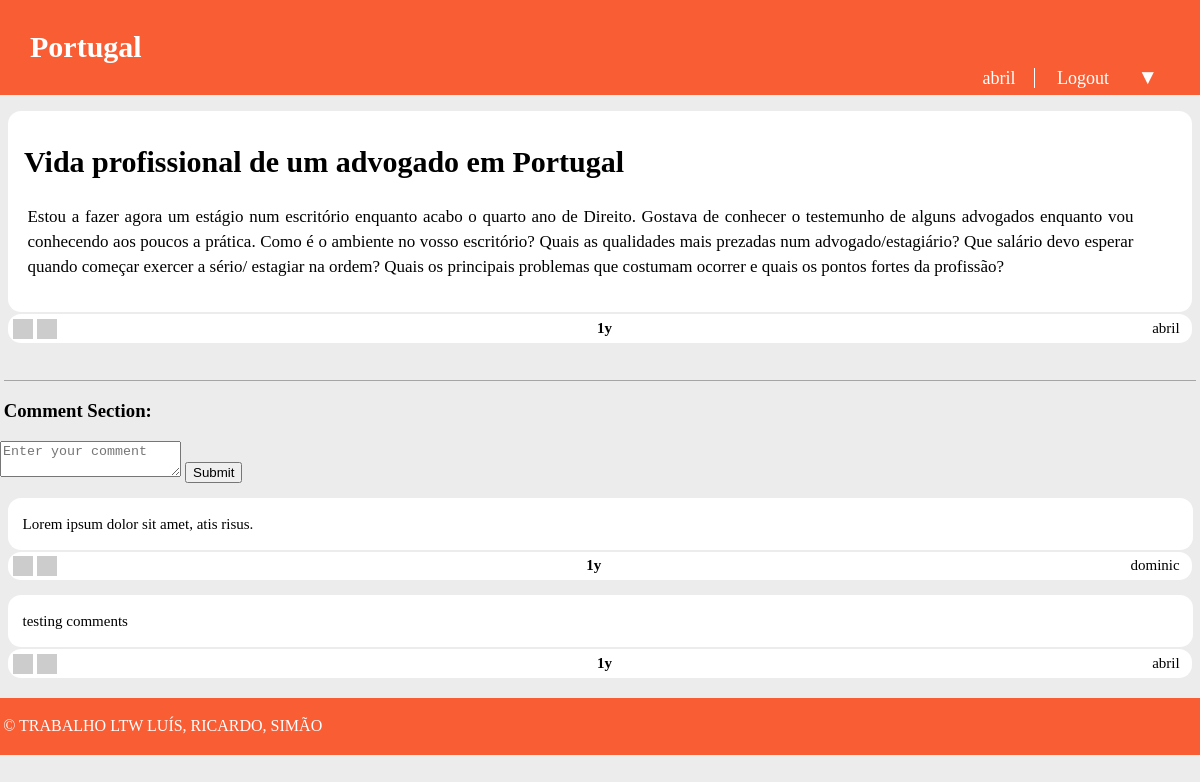
Screenshot of /pages/story.php?id=2 (signed in) with the database file from the repository.
### tables this page shows
CREATE TABLE Story (
  id INTEGER PRIMARY KEY,
  title VARCHAR,
  published INTEGER, -- date when the story was published in epoch format
  channel VARCHAR REFERENCES channel, -- comma separated tags
  author VARCHAR REFERENCES utilizer, -- who wrote the article
  points INTEGER DEFAULT 0,
  fulltext VARCHAR
);

CREATE TABLE Comment (
  id INTEGER PRIMARY KEY,
  story_id INTEGER REFERENCES story,
  parent_comment INTEGER REFERENCES comment,
  username VARCHAR REFERENCES utilizer,
  published INTEGER, -- date when comment was published in epoch format
  points INTEGER DEFAULT 0,
  text VARCHAR
);

### database/db_story.php (called while the page is built, shortened)
<?php
	function getStoryMainInfoById($storyId){
		$db = Database::instance()->db();
		$correspondingStory = $db->prepare('SELECT channel, title, fulltext, published, author FROM Story WHERE id = ?');
		$correspondingStory->execute(array($storyId));
		$correspondingStory = $correspondingStory->fetchAll();
		return $correspondingStory;
	}
?>

### database/db_comments.php (called while the page is built, shortened)
<?php
    function getCommentsFromStory($storyId){
        $db = Database::instance()->db();
        $commentsForStory = $db->prepare('SELECT id, text, parent_comment, username, published, points, text FROM Comment WHERE story_id = ?');
        $commentsForStory->execute(array($storyId));
        $commentsForStory = $commentsForStory->fetchAll();
        return $commentsForStory;
    }
?>

### templates/tpl_common.php (the view, shortened to what this page needs)
<?php include_once('tpl_sub.php');
	include_once('tpl_story.php');
?>
<?php function draw_header($username, $channel) { ?>
	<!DOCTYPE html>
	<html>
		<head>
			<link rel="stylesheet" href="../css/common.css">
		</head>
		<body>
			<header>
				<?php if($channel === "NOT REDDIT") { ?>
					<a id="title" href="../pages/homepage.php"><?=$channel?></a>
				<?php } else { ?>
					<a id="title" href="../pages/channel.php?name=<?=$channel?>"><?=$channel?></a>
				<?php } ?>
				<?php if($username != NULL) { ?>
					<nav id="signup">
						<a id="profile" href="../pages/profile.php?name=<?=$username?>"><?= $username ?></a>
						<a href="../actions/action_logout.php">Logout</a>
					</nav>
				<?php } ?>
			</header>
<?php } ?>
<?php function draw_story_text($story_title, $fulltext) { ?>
	<link rel="stylesheet" href="../css/story.css">
	<section id="storyText">
		<h1><?=htmlspecialchars($story_title)?></h1>
		<p><?=htmlspecialchars($fulltext)?></p>
	</section>
<?php } ?>
<?php function time_elapsed($date) {
	$now = new DateTime;
	$ago = new DateTime($date);
	$diff = $now->diff($ago);
	$diff->w = floor($diff->d / 7);
	$string = array(
		'y' => 'y',
		'm' => 'm',
		'w' => 'w',
		'd' => 'd',
		'h' => 'h',
		'i' => 'min',
		's' => 's',
	);
	$string = array_slice($string, 0, 1);
	return $string ? implode(', ', $string) . '' : 'just now';
} ?>
<?php function draw_info_bar($username, $channel, $date) { ?>
	<section id = "info_bar">
		<div id="start">
			<img src="https://dummyimage.com/20x20/524f52/d12222&text=ʌ" alt="upvote">
			<img src="https://dummyimage.com/20x20/524f52/d12222&text=v" alt="downvote">
		</div>
		<div id="middle">
			<h6 id="date"><?=time_elapsed('@' . $date)?></h6>
		</div>
		<div id="end">
			<a id="profile" onclick="window.location.href='../pages/profile.php?name=<?=$username?>'"><?=$username?></a>
		</div>
	</section>
<?php } ?>
<?php function draw_comments_section($comments, $storyId) { ?>
	<link rel="stylesheet" href="../css/story.css">
	<h3 id="comments"> Comment Section: </h3>
	<?php if(isset($_SESSION['username'])) {
		draw_addComment($storyId);
	} ?>
	<section>
		<?php for($i=0; $i < sizeof($comments); $i++) { ?>
				<p id="usrComment"><?=htmlspecialchars($comments[$i]['text'])?></p>
		<?php } ?>
	</section>
<?php } ?>
<?php function draw_footer() { ?>
	</body>
	<footer>
		<p>&copy; TRABALHO LTW LUÍS, RICARDO, SIMÃO</p>
	</footer>
	</html>
<?php } ?>

### css/common.css (style rules this page uses)
body { margin: 0 auto; padding-bottom: 5em; max-width: 80em; --bg-color: #ececec; --panel-color: #f95d34; --error-bg-color: lightcoral; --error-ft-color: black; --successs-bg-color: lightgreen; --success-ft-color: black; background-color: var(--bg-color); }
body > header { display: grid; grid-template-columns: 1fr auto; grid-template-rows: auto auto; background-color: var(--panel-color) ; color: white; }
body > header #title { padding-top: 1em; padding-left: 1em; text-decoration: none; color: white; font-size: 30px; font-weight: bold; grid-column: 1; grid-row: 1; cursor: pointer; }
body > header #signup { padding-right: 2em; padding-bottom: 5px; grid-column: 2; grid-row: 2; font-size: 18px; }
body > header > #signup > a:first-child { border-right: 1px solid white; }
body > header > #signup > #profile { cursor: pointer; }
body > header > #signup > a { padding: 0 1em; color: white; text-decoration: none; }
body > header #signup > a:first-child { padding-left: 0; }
#info_bar { background-color: white; border: none; border-radius: 13px; display: flex; flex-direction: row; justify-content: space-between; align-content: baseline; margin: 2px 0.5em 0em 0.5em; padding: 0.3em; padding-bottom: 0; }
#info_bar #date { color: black; text-decoration: none; font-size: 15px; display: inline; }
#info_bar #profile { color: black; text-decoration: none; cursor: pointer; font-size: 15px; display:inline; padding-right: 0.5em; }
footer { padding: 0.2em; margin: 20px auto; max-width: 80em; background-color: var(--panel-color); color: white; }

### css/story.css (style rules this page uses)
#storyText { background-color: white; border-radius: 13px; margin: 1em 0.5em 0em 0.5em; padding: 1em; }
#storyText > h1 { text-align: left; font-size: 30px; margin-top: 0.6em; }
#storyText > p { text-align: justify; font-size: 17px; line-height: 25px; margin-left: 0.2em; margin-right: 2.5em; }
#comments { margin-top: 2em; padding-top: 1em; margin-left: 0.2em; margin-right: 0.2em; border-top: 1px solid #a5a5a5; }
#usrComment { background-color: white; border-radius: 13px; margin: 1em 0.5em 0em 0.5em; padding: 1em; text-align: left; font-size: 15px; line-height: 22px; }

### rows the page displays
story: channel "Portugal", title "Vida profissional de um advogado em Portugal", fulltext "Estou a fazer agora um estágio num escritório enquanto acabo o quarto ano de Direito. Gostava de conhecer o testemunho de alguns advogados enquanto vou conhecendo aos poucos a prática. Como é o ambiente no vosso escritório? Quais as qualidades mais prezadas num advogado/estagiário? Que salário devo esperar quando começar exercer a sério/ estagiar na ordem? Quais os principais problemas que costumam ocorrer e quais os pontos fortes da profissão?", published "1y", author "abril"
comment: text "Lorem ipsum dolor sit amet, atis risus.", published "1y", username "dominic"
comment: text "testing comments", published "1y", username "abril"

### other values shown
$username "abril"
